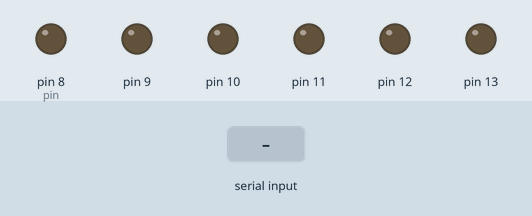
Simulated run of this sketch. Board: Arduino Uno, built with avr-gcc and run on an emulated ATmega328P. Shown: output pins drawn as LEDs (lit = HIGH). The test bench sets the inputs (shaded band).

Above: at 1.2 s.
1.3 s: "1" received over Serial
At 1.8 s:
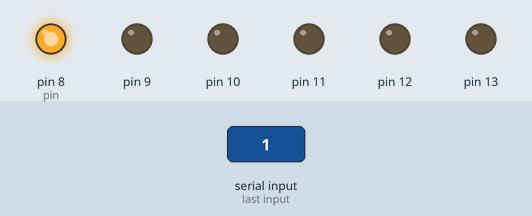
2.8 s: "1" received over Serial
At 4.2 s:
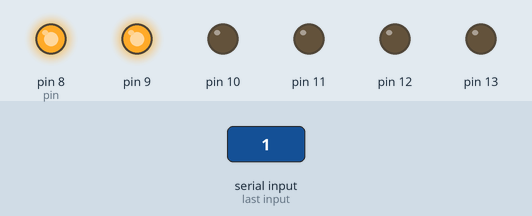
Timing chart, 0 to 5.8 s (numbered marks = the images above; inputs shaded):
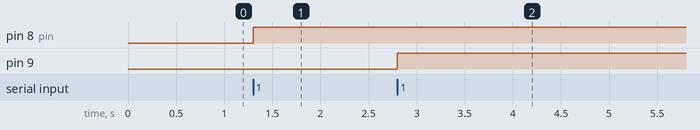

The sketch:

v3.ino
```cpp
int pin = 8;

void setup() {
  Serial.begin(9600);
  pinMode(8, OUTPUT);
  pinMode(9, OUTPUT);
  pinMode(10, OUTPUT);
  pinMode(11, OUTPUT);
  pinMode(12, OUTPUT);
  pinMode(13, OUTPUT);
}

void loop() {
  char state;

  while (Serial.available()) {
    state = Serial.read();
    if (state == '1') {
      digitalWrite(pin, HIGH);
    }
    else if (state == '0') {
      digitalWrite(pin, LOW);
    }
    //Serial.println(pin);
    //Serial.print("State = ");
    //Serial.println(state);
    if ( pin < 13) {
      pin++;
    } else {
      pin = 8;
    }
  }
}
```

Measured:
- after the input at 1.3 s, pin 8 (pin): LOW → HIGH at once
- after the input at 2.8 s, pin 9: LOW → HIGH at once
